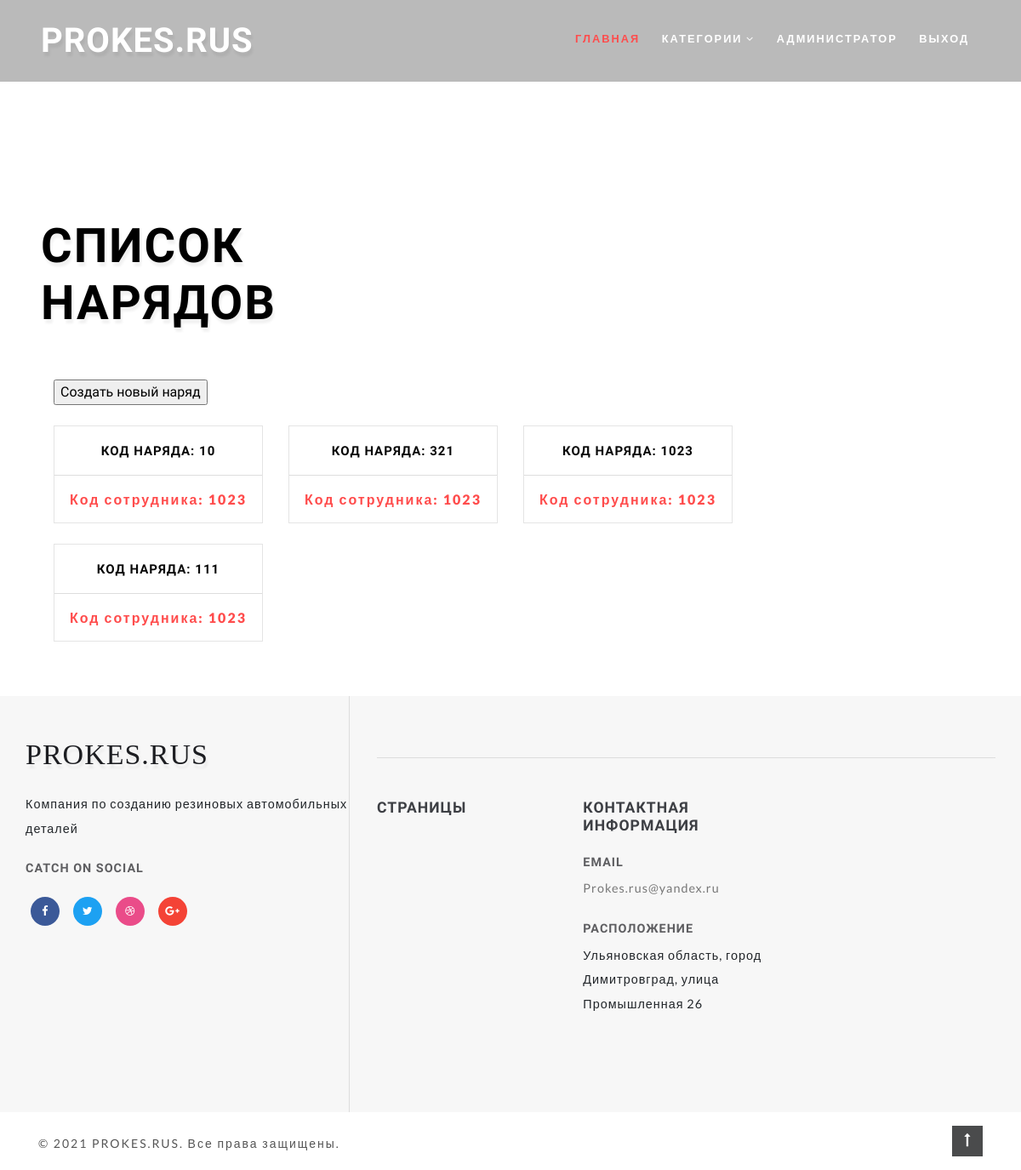
The page /nariad_list/ (signed in) on the database as committed earlier.
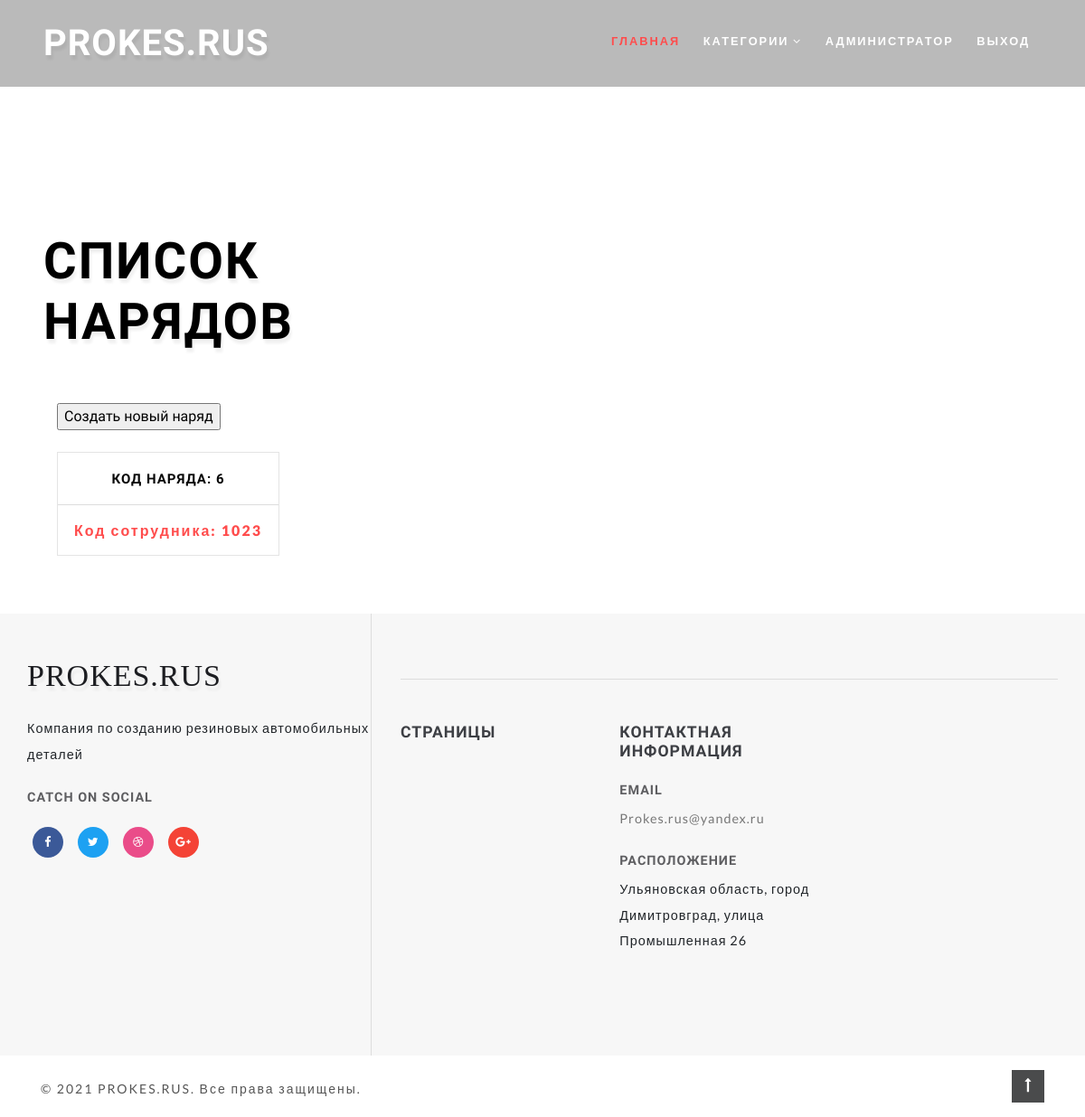
The same page on the database as committed later.
### prokes/models.py (models this page shows, shortened)
class Nariad(models.Model):
    code = models.IntegerField('Номер наряда', unique=True)
    worker_code = models.ForeignKey(Workers, verbose_name='Код сотрудника', on_delete=models.PROTECT)
    goods_code = models.ForeignKey(Goods, verbose_name='Код изделия', on_delete=models.PROTECT)
    material_code = models.ForeignKey(Materials, verbose_name='Код смеси', on_delete=models.PROTECT)
    value = models.IntegerField('Количество')
    date = models.DateField('Дата')
    used_materials = models.FloatField('Расход смеси', default=0)
    class Meta:
        verbose_name = "Наряд"
        verbose_name_plural = 'Наряды'

class Workers(models.Model):
    code = models.IntegerField('Код сотрудника', unique=True)
    name = models.CharField('ФИО', max_length=100)
    email = models.EmailField('Email', blank=True)
    phone_number = models.CharField('Номер телефона', max_length=11, default='+7')
    birthday = models.DateField('Дата рождения')
    category = models.CharField('Категория', max_length=50)
    salary = models.PositiveIntegerField('Оклад', help_text='Вводить в рублях')
    fired = models.BooleanField("Уволен", default=False)
    def __str__(self):
        return str(self.code)
    class Meta:
        verbose_name = 'Сотрудник'
        verbose_name_plural = 'Сотрудники'

### prokes/views.py (the view)
# urls.py: path("nariad_list/", views.NariadListView.as_view(), name="nariad_list"),
class NariadListView(ListView):
    model = Nariad
    queryset = Nariad.objects.all()
    template_name = "nariad/nariad_list.html"

### templates/nariad/nariad_list.html (shortened to what this page needs)
{% extends 'nariad/base.html' %}
{% block header_title %} Список нарядов {% endblock header_title %}
{% block nariad %}
    <div class="left-ads-display col-lg-9">
            <input type="button" onclick='location.href="{% url "nariad_create" %}"' value="Создать новый наряд">
        <div class="row">
            {% for nariad in nariad_list %}
                <div class="col-md-4 product-men">
                    <div class="product-shoe-info editContent text-center mt-lg-4" >
                        <div class="item-info-product">
                            <h4 class="">
                                <a href="{{ nariad.code }}" class="editContent" >
                                    Код наряда: {{ nariad.code }}
                                </a>
                            </h4>
                            <div class="product_price">
                                <div class="grid-price">
                                    <a href="{{ nariad.code }}">
                                        <span class="money editContent" >
                                            Код сотрудника: {{ nariad.worker_code }}
                                        </span>
                                    </a>
                                </div>
                            </div>
                        </div>
                    </div>
                </div>
            {% endfor %}
        </div>
    </div>
{% endblock nariad %}

### templates/nariad/base.html (shortened to what this page needs)
{% extends 'base.html' %}
{% block content %}
    {% if user.is_authenticated %}
        <section class="ab-info-main py-md-5 py-4 editContent" style="padding-left: 3rem; padding-right: 3rem;">
            <div class="container-fluid py-md-3">
                <div class="row">
                    {% block nariad %}
                    {% endblock nariad %}
                </div>
            </div>
        </section>
    {% else %}
        <h3 align="center">Для просмотра информации пожалуйста <a href="{% url 'account_login' %}" style=" font-weight: 700; text-transform: uppercase;">
            авторизируйтесь</a></h3>
    {% endif %}
{% endblock content %}

### templates/base.html (shortened to what this page needs)
<!DOCTYPE html>
{% load static %}
<html lang="ru">
<head>
    <link rel="stylesheet" href="{% static 'css/bootstrap.css' %}">
    <link rel="stylesheet" href="{% static 'css/style.css' %}" type="text/css" media="all">
    <link href="{% static 'css/font-awesome.css' %}" rel="stylesheet">
</head>
<body>
<div id="page" class="page">
        <header class="header">
            <div class="container-fluid px-lg-5">
                <nav class="py-4">
                    <div id="logo">
                        <h1> <a href="{% url "main" %}" class="editContent" style="outline: none; outline-offset: -2px;
                             color: rgb(255, 255, 255); font-size: 40px;
                              background-color: rgba(0, 0, 0, 0); font-family: &quot;Source Sans Pro&quot;
                              , sans-serif;">PROKES.RUS</a></h1>
                    </div>
                    <ul class="menu mt-2">
                        <li class="active"><a href="{% url "main" %}">Главная</a></li>
                        <li>
                            <a href="#">Категории <span class="fa fa-angle-down" aria-hidden="true"></span></a>
                        </li>
                    <li><a href="{% url 'admin:index' %}" style="color: rgb(255, 255, 255); font-weight: 700; text-transform: uppercase;">Администратор</a></li>
                    {% if user.is_authenticated %}
                        <li><a href="{% url 'account_logout' %}" style="color: rgb(255, 255, 255); font-weight: 700; text-transform: uppercase;">Выход</a></li>
                        {% else %}
                        <li><a href="{% url 'account_login' %}" style="color: rgb(255, 255, 255); font-weight: 700; text-transform: uppercase;">Вход</a></li>
                    {% endif %}
                    </ul>
                </nav>
            </div>
        </header>
        <div class="banner-info">
            <h3 class="mb-4 editContent" style="cursor: default; color: black">
            {% if user.is_authenticated %}
                {% block header_title %} {% endblock %}
            {% else %}
                Вы не авторизированы!
            {% endif %}
            </h3>
        </div>
    </div>
    {% block content %}
    {% endblock content %}
    {% include 'include/footer.html' %}
</body>
</html>

### templates/include/footer.html (shortened to what this page needs)
<footer class="editContent">
    <div class="container">
        <div class="row footer-top">
            <div class="col-lg-4 footer-grid_section_w3layouts">
                <h2 class="logo-2 mb-lg-4 mb-4">
                    <a href="{% url "customer_list" %}" class="editContent">
                        <span class="fa" aria-hidden="true" >
                            PROKES.RUS
                        </span>
                    </a>
                </h2>
                <p class="editContent" >
                    Компания по созданию резиновых автомобильных деталей
                </p>
                <h4 class="sub-con-fo ad-info my-4 editContent" >Catch on Social</h4>
                <ul class="w3layouts_social_list media-soc list-unstyled">
                    <li>
                        <a href="#" class="w3pvt_facebook editContent" >
                            <span class="fa fa-facebook-f" ></span>
                        </a>
                    </li>
                    <li>
                        <a href="#" class="w3pvt_twitter editContent" >
                            <span class="fa fa-twitter" ></span>
                        </a>
                    </li>
                    <li>
                        <a href="#" class="w3pvt_dribble editContent" >
                            <span class="fa fa-dribbble" ></span>
                        </a>
                    </li>
                    <li>
                        <a href="#" class="w3pvt_google editContent" >
                            <span class="fa fa-google-plus" ></span>
                        </a>
                    </li>
                </ul>
            </div>
            <div class="col-lg-8 footer-right">
                <div class="row mt-lg-4 bottom-w3layouts-sec-nav mx-0">
                    <div class="col-md-4 footer-grid_section_w3layouts">
                        <div class="agileinfo_social_icons">
                            <h3 class="footer-title text-uppercase editContent mb-lg-4 mb-3" >Страницы</h3>
                        </div>
                    </div>
                    <div class="col-md-4 footer-grid_section_w3layouts my-md-0 my-5">
                        <h3 class="footer-title text-uppercase text-wh mb-lg-4 mb-3 editContent" >Контактная информация</h3>
                        <div class="contact-info">
                            <div class="footer-address-inf my-4">
                                <h4 class="ad-info mb-2 editContent" >Email </h4>
                                <p class="editContent" ><a href="mailto:Prokes.rus@yandex.ru">Prokes.rus@yandex.ru</a></p>
                            </div>
                            <div class="footer-address-inf">
                                <h4 class="ad-info mb-2 editContent" >Расположение</h4>
                                <p class="editContent" >Ульяновская область, город Димитровград, улица Промышленная 26</p>
                            </div>
                        </div>
                    </div>
                </div>
            </div>
        </div>
    </div>
</footer>
<div class="cpy-right py-3">
    <div class="container">
        <div class="row">
            <p class="col-md-10 text-left">© 2021 PROKES.RUS. Все права защищены.
            </p>
            <a href="#home" class="move-top text-right col-md-2"><span class="fa fa-long-arrow-up" aria-hidden="true" ></span></a>
        </div>
    </div>
</div>

### static/css/style.css (style rules this page uses)
html, body { margin: 0; font-size: 100%; background: #fff; font-family: 'Lato', sans-serif; scroll-behavior: smooth; }
body a { text-decoration: none; transition: 0.5s all; -webkit-transition: 0.5s all; -moz-transition: 0.5s all; -o-transition: 0.5s all; -ms-transition: 0.5s all; }
input[type="button"], input[type="submit"], input[type="text"], input[type="email"], input[type="search"] { transition: 0.5s all; -webkit-transition: 0.5s all; -moz-transition: 0.5s all; -o-transition: 0.5s all; -ms-transition: 0.5s all; font-family: 'Source Sans Pro', sans-serif; }
h1, h2, h3, h4, h5, h6 { margin: 0; letter-spacing: 1px; font-weight: 600; font-family: 'Source Sans Pro', sans-serif; }
p { font-size: 0.9em; line-height: 2em; letter-spacing: 1px; }
ul { margin: 0; padding: 0; }
header { position: absolute; z-index: 9; width: 100%; background-color: #00000045; }
nav { margin: 0; padding: 0; }
#logo a { float: left; display: initial; margin: 0; letter-spacing: 1px; color: #fff; font-size: 1em; font-weight: 700; text-shadow: 2px 5px 3px rgba(0, 0, 0, 0.06); font-family: 'Source Sans Pro', sans-serif; }
nav:after { content: ""; display: table; clear: both; }
nav ul { float: right; padding: 0; margin: 0; list-style: none; position: relative; }
nav ul li { display: inline-block; float: left; }
.menu li a { font-weight: 700; font-size: 0.8em; letter-spacing: 2px; padding-left: 0; padding-right: 0; padding: 10px 0; margin: 0px 1em; color: #fff; text-transform: uppercase; -webkit-transition: 0.5s all ease; -moz-transition: 0.5s all ease; -o-transition: 0.5s all ease; -ms-transition: 0.5s all ease; }
.menu li.active a { color: #ff4c4c !important; }
li > a:only-child:after { content: ''; }
.banner-info { padding: 16em 0 0em 3em; width: 32%; }
.banner-info h3 { font-size: 3.5em; letter-spacing: 2px; color: #fff; text-transform: uppercase; text-shadow: 2px 5px 3px rgba(0, 0, 0, 0.06); }
.product-shoe-info { padding: 0 0 15px 0; border: 1px solid #e4e4e4; }
.item-info-product h4 a { color: #080808; font-size: 15px; letter-spacing: 1px; text-transform: uppercase; font-weight: 700; }
span.money { font-size: 1em; font-weight: 800; color: #ff4c4c; letter-spacing: 2px; }
.product_price { margin: 1em 0 0 0; padding: 1em 0 0 0; border-top: 1px solid #ddd; }
.item-info-product h4 { margin-top: 0.5em; }
footer { background: #f7f7f7; }
h3.footer-title { font-size: 1.1em; font-weight: 600; letter-spacing: 1px; color: #3d3f44; }
footer p { font-size: 0.9em; }
.bottom-w3layouts-sec-nav { border-top: 1px solid #ddd; }
h2.logo-2 a { font-weight: 700; font-size: 34px; color: #1c1d21; text-shadow: 2px 5px 3px rgba(0, 0, 0, 0.06); letter-spacing: 1px; }
.w3layouts_social_list li { display: inline-block; }
.w3layouts_social_list li a { width: 34px; height: 34px; text-align: center; display: inline-block; font-size: 13px; border-radius: 50%; margin: 0 0.5em; }
.w3layouts_social_list li a span { color: #fff; line-height: 34px; }
a.w3pvt_facebook { background: #3b5998; }
a.w3pvt_twitter { background: #1da1f2; }
a.w3pvt_dribble { background: #ea4c89; }
a.w3pvt_google { background: #F44336; }
.contact-info h4, h4.sub-con-fo { font-size: 0.9em; letter-spacing: 1px; color: #5e5e61; font-weight: 600; text-transform: uppercase; }
.footer-grid_section_w3layouts li a { color: #727377; font-size: 0.8em; letter-spacing: 1px; display: block; margin: 1em 0; }
ul.w3layouts_social_list.media-soc li a { display: inline-block; margin: 0em 0.5em; }
.footer-right { border-left: 1px solid #ddd; padding: 3em 0em 3em 2em; }
.footer-grid_section_w3layouts { padding: 3em 0; }
.contact-info a { color: #777; }
.cpy-right { display: flex; }
.cpy-right p { letter-spacing: 2px; font-size: 14px; margin-bottom: 0; margin-top: 0.5em; color: #555; }
a.move-top span { color: #fff; width: 36px; height: 36px; text-align: center; border: none; line-height: 2em; background: #4a4b4c; }
@media (max-width: 1366px) { .banner-info { padding: 16em 0 0em 3em; width: 38%; } }

Rows that differ between the two databases and show on the page:
removed Nariad: code "321", worker_code "1023"
removed Nariad: code "1023", worker_code "1023"
removed Nariad: code "111", worker_code "1023"
changed Nariad: code "10" → "6"
